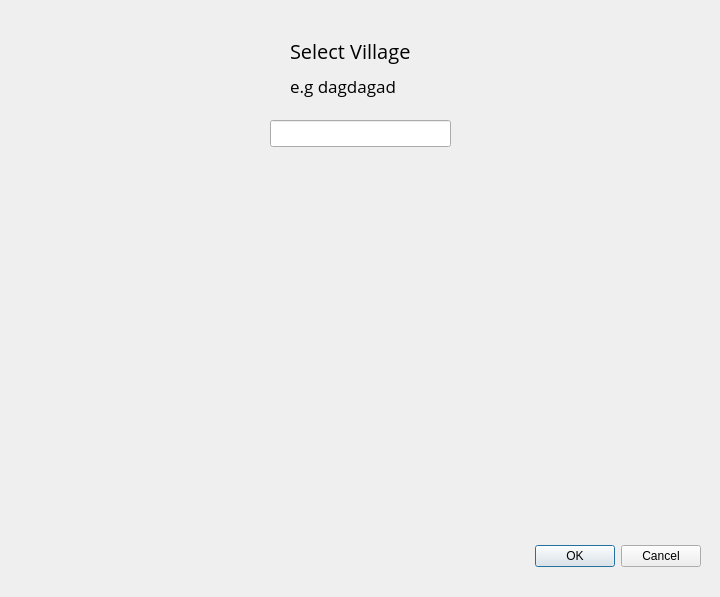
<?xml version="1.0" encoding="UTF-8"?>
<ui version="4.0">
 <class>heatmap2DialogBase</class>
 <widget class="QDialog" name="heatmap2DialogBase">
  <property name="geometry">
   <rect>
    <x>0</x>
    <y>0</y>
    <width>720</width>
    <height>597</height>
   </rect>
  </property>
  <property name="windowTitle">
   <string>heatmap2</string>
  </property>
  <widget class="QDialogButtonBox" name="ok_button">
   <property name="geometry">
    <rect>
     <x>360</x>
     <y>540</y>
     <width>341</width>
     <height>32</height>
    </rect>
   </property>
   <property name="orientation">
    <enum>Qt::Horizontal</enum>
   </property>
   <property name="standardButtons">
    <set>QDialogButtonBox::Cancel|QDialogButtonBox::Ok</set>
   </property>
  </widget>
  <widget class="QLineEdit" name="village_in">
   <property name="geometry">
    <rect>
     <x>270</x>
     <y>120</y>
     <width>181</width>
     <height>27</height>
    </rect>
   </property>
  </widget>
  <widget class="QLabel" name="label_3">
   <property name="geometry">
    <rect>
     <x>290</x>
     <y>70</y>
     <width>141</width>
     <height>31</height>
    </rect>
   </property>
   <property name="font">
    <font>
     <family>Open Sans</family>
     <pointsize>13</pointsize>
    </font>
   </property>
   <property name="text">
    <string>e.g dagdagad</string>
   </property>
  </widget>
  <widget class="QLabel" name="label_village">
   <property name="geometry">
    <rect>
     <x>290</x>
     <y>30</y>
     <width>131</width>
     <height>41</height>
    </rect>
   </property>
   <property name="font">
    <font>
     <family>Open Sans</family>
     <pointsize>15</pointsize>
    </font>
   </property>
   <property name="mouseTracking">
    <bool>false</bool>
   </property>
   <property name="text">
    <string>Select Village</string>
   </property>
  </widget>
 </widget>
 <resources/>
 <connections>
  <connection>
   <sender>ok_button</sender>
   <signal>accepted()</signal>
   <receiver>heatmap2DialogBase</receiver>
   <slot>accept()</slot>
   <hints>
    <hint type="sourcelabel">
     <x>20</x>
     <y>20</y>
    </hint>
    <hint type="destinationlabel">
     <x>20</x>
     <y>20</y>
    </hint>
   </hints>
  </connection>
  <connection>
   <sender>ok_button</sender>
   <signal>rejected()</signal>
   <receiver>heatmap2DialogBase</receiver>
   <slot>reject()</slot>
   <hints>
    <hint type="sourcelabel">
     <x>20</x>
     <y>20</y>
    </hint>
    <hint type="destinationlabel">
     <x>20</x>
     <y>20</y>
    </hint>
   </hints>
  </connection>
 </connections>
</ui>
